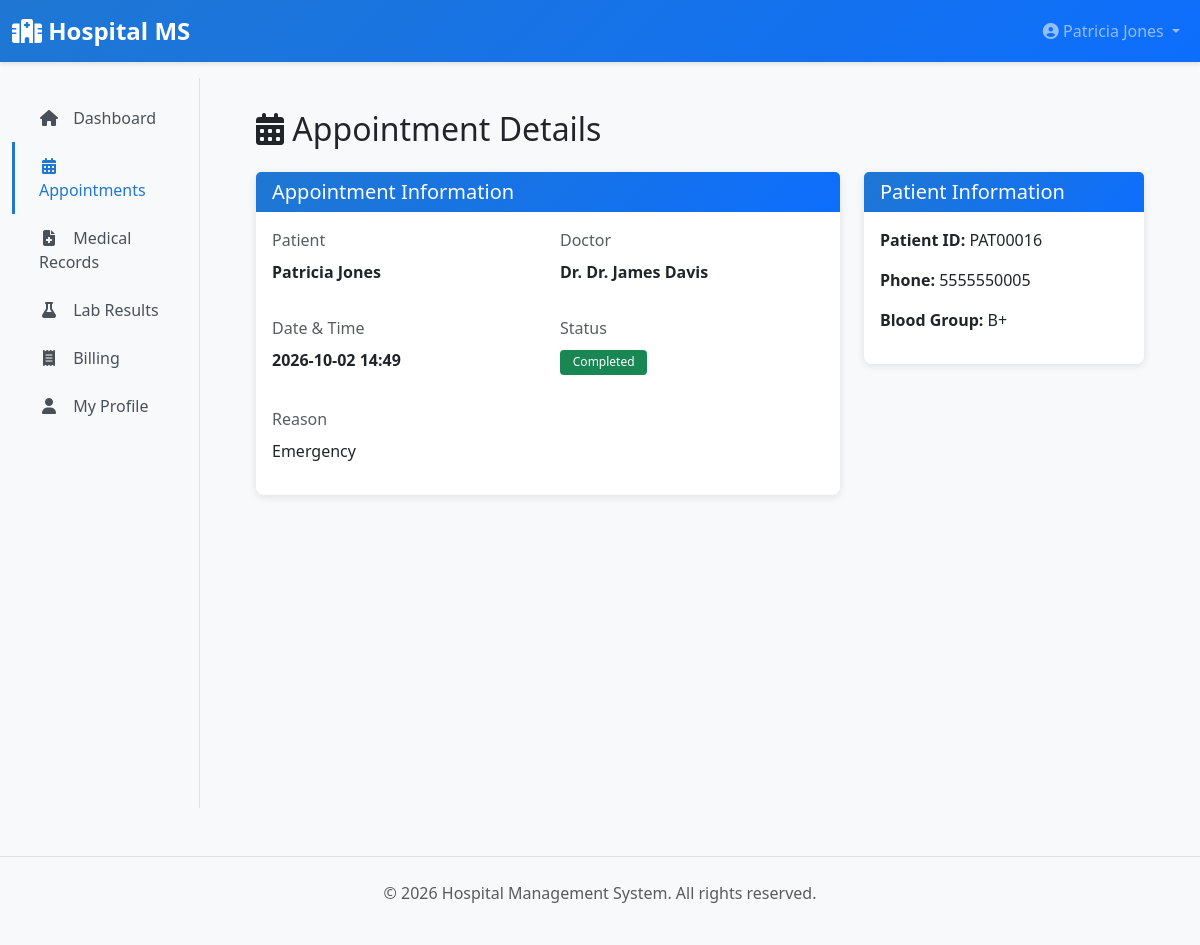
Page /patient/appointment/2 (signed in) on the earlier database version.
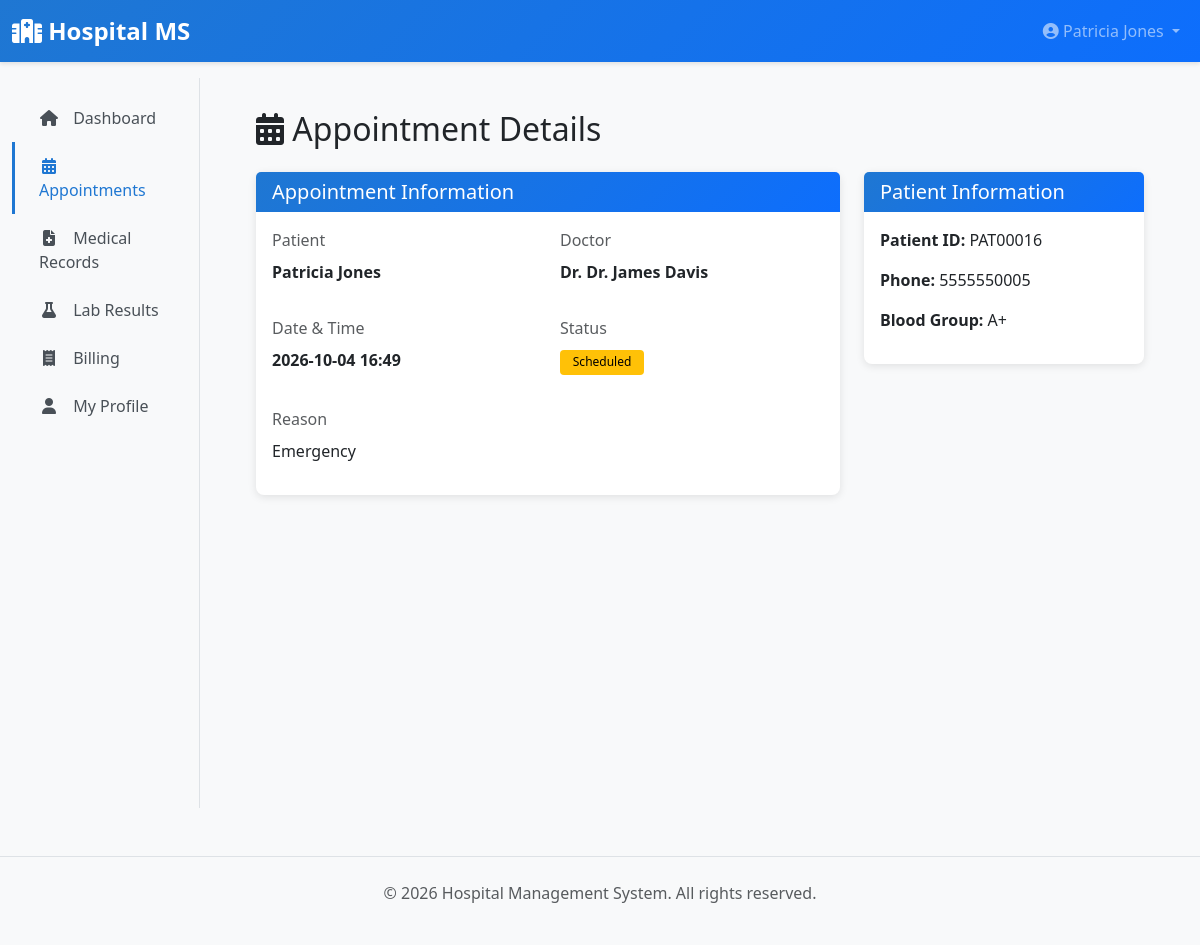
Same page on the later database version.
### app/models/__init__.py (models this page shows, shortened)
class Appointment(db.Model):
    __tablename__ = 'appointments'
    id = db.Column(db.Integer, primary_key=True)
    patient_id = db.Column(db.Integer, db.ForeignKey('patients.id'), nullable=False)
    doctor_id = db.Column(db.Integer, db.ForeignKey('doctors.id'), nullable=False)
    appointment_date = db.Column(db.DateTime, nullable=False)
    reason = db.Column(db.Text)
    status = db.Column(db.String(20), default=AppointmentStatus.SCHEDULED.value, nullable=False)
    notes = db.Column(db.Text)
    created_at = db.Column(db.DateTime, default=datetime.utcnow)
    updated_at = db.Column(db.DateTime, default=datetime.utcnow, onupdate=datetime.utcnow)
    patient = db.relationship('Patient', back_populates='appointments')
    doctor = db.relationship('Doctor', back_populates='appointments')

class Patient(db.Model):
    __tablename__ = 'patients'
    id = db.Column(db.Integer, primary_key=True)
    user_id = db.Column(db.Integer, db.ForeignKey('users.id'), nullable=False)
    patient_id = db.Column(db.String(20), unique=True, nullable=False)  # Medical record number
    date_of_birth = db.Column(db.Date)
    gender = db.Column(db.String(10))  # Male, Female, Other
    blood_group = db.Column(db.String(5))
    address = db.Column(db.Text)
    emergency_contact = db.Column(db.String(120))
    emergency_contact_phone = db.Column(db.String(20))
    insurance_provider = db.Column(db.String(120))
    insurance_number = db.Column(db.String(50))
    allergies = db.Column(db.Text)
    medical_history = db.Column(db.Text)
    created_at = db.Column(db.DateTime, default=datetime.utcnow)
    updated_at = db.Column(db.DateTime, default=datetime.utcnow, onupdate=datetime.utcnow)
    user = db.relationship('User', back_populates='patient', foreign_keys=[user_id])
    appointments = db.relationship('Appointment', back_populates='patient', cascade='all, delete-orphan')
    medical_records = db.relationship('MedicalRecord', back_populates='patient', cascade='all, delete-orphan')
    admissions = db.relationship('Admission', back_populates='patient', cascade='all, delete-orphan')
    lab_results = db.relationship('LabResult', back_populates='patient', cascade='all, delete-orphan')
    billing_records = db.relationship('BillingRecord', back_populates='patient', cascade='all, delete-orphan')
    prescriptions = db.relationship('Prescription', back_populates='patient', foreign_keys='Prescription.patient_id', cascade='all, delete-orphan')
    discharge_summaries = db.relationship('DischargeSummary', back_populates='patient', cascade='all, delete-orphan')
    patient_insurances = db.relationship('PatientInsurance', back_populates='patient', cascade='all, delete-orphan')

### app/blueprints/patient.py (the view)
@patient_bp.route('/appointment/<int:appointment_id>')
@login_required
@patient_required
def view_appointment(appointment_id):
    patient = current_user.patient
    appointment = Appointment.query.get_or_404(appointment_id)
    if appointment.patient_id != patient.id:
        flash('You do not have permission to view this appointment.', 'danger')
        return redirect(url_for('patient.appointments'))
    return render_template('patient/appointment_detail.html', appointment=appointment)

### app/blueprints/patient.py (called while the page is built)
def patient_required(f):
    @wraps(f)
    def decorated_function(*args, **kwargs):
        if not current_user.is_authenticated or current_user.role != UserRole.PATIENT:
            flash('You do not have permission to access this page.', 'danger')
            return redirect(url_for('main.dashboard'))
        return f(*args, **kwargs)
    return decorated_function

### app/models/__init__.py (called while the page is built)
    def get_full_name(self):
        return f"{self.first_name} {self.last_name}".strip()

### app/templates/patient/appointment_detail.html (shortened to what this page needs)
{% extends "layouts/base.html" %}
{% block content %}
<h2 class="mb-4"><i class="fas fa-calendar-alt"></i> Appointment Details</h2>
<div class="row">
    <div class="col-md-8">
        <div class="card">
            <div class="card-header">
                <h5 class="mb-0">Appointment Information</h5>
            </div>
            <div class="card-body">
                <div class="row">
                    <div class="col-md-6 mb-3">
                        <label class="form-label text-muted">Patient</label>
                        <p><strong>{{ appointment.patient.user.get_full_name() }}</strong></p>
                    </div>
                    <div class="col-md-6 mb-3">
                        <label class="form-label text-muted">Doctor</label>
                        <p><strong>Dr. {{ appointment.doctor.user.get_full_name() }}</strong></p>
                    </div>
                </div>
                <div class="row">
                    <div class="col-md-6 mb-3">
                        <label class="form-label text-muted">Date & Time</label>
                        <p><strong>{{ appointment.appointment_date.strftime('%Y-%m-%d %H:%M') }}</strong></p>
                    </div>
                    <div class="col-md-6 mb-3">
                        <label class="form-label text-muted">Status</label>
                        <p>
                            {% if appointment.status == 'scheduled' %}
                                <span class="badge badge-warning">Scheduled</span>
                            {% elif appointment.status == 'completed' %}
                                <span class="badge badge-success">Completed</span>
                            {% else %}
                                <span class="badge badge-danger">Cancelled</span>
                            {% endif %}
                        </p>
                    </div>
                </div>
                <div class="mb-3">
                    <label class="form-label text-muted">Reason</label>
                    <p>{{ appointment.reason or 'General Checkup' }}</p>
                </div>
            </div>
        </div>
    </div>
    <div class="col-md-4">
        <div class="card">
            <div class="card-header">
                <h5 class="mb-0">Patient Information</h5>
            </div>
            <div class="card-body">
                <p><strong>Patient ID:</strong> {{ appointment.patient.patient_id }}</p>
                <p><strong>Phone:</strong> {{ appointment.patient.user.phone or '-' }}</p>
                <p><strong>Blood Group:</strong> {{ appointment.patient.blood_group or '-' }}</p>
            </div>
        </div>
    </div>
</div>
{% endblock %}

Differences in the rows shown:
changed Appointment "Emergency": appointment_date "2026-10-02 14:49" → "2026-10-04 16:49"; status "completed" → "scheduled" (drawn)
changed Patient "PAT00016": patient "B+" → "A+"
Other differences:
text no longer shown: "Completed"
text now shown: "Scheduled"
